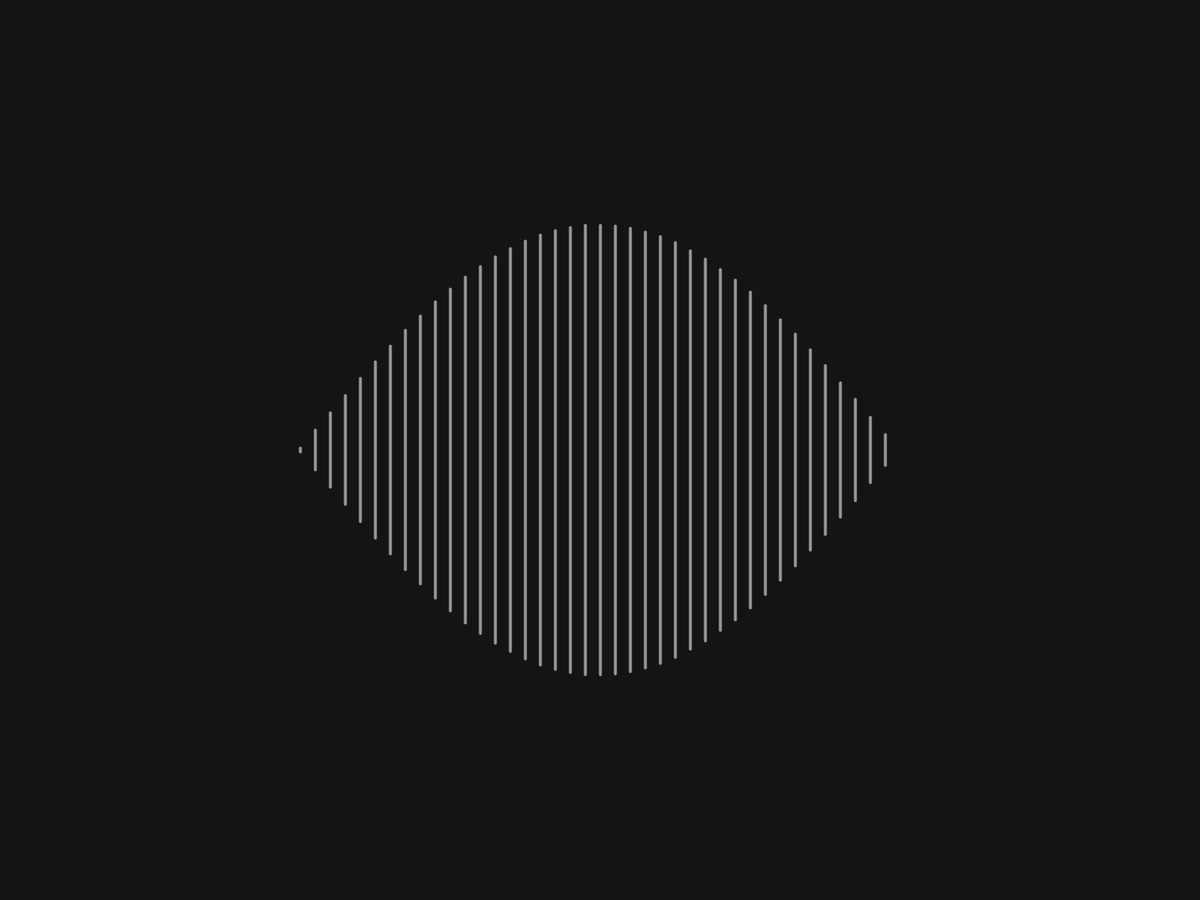
Frame 1 (no input)
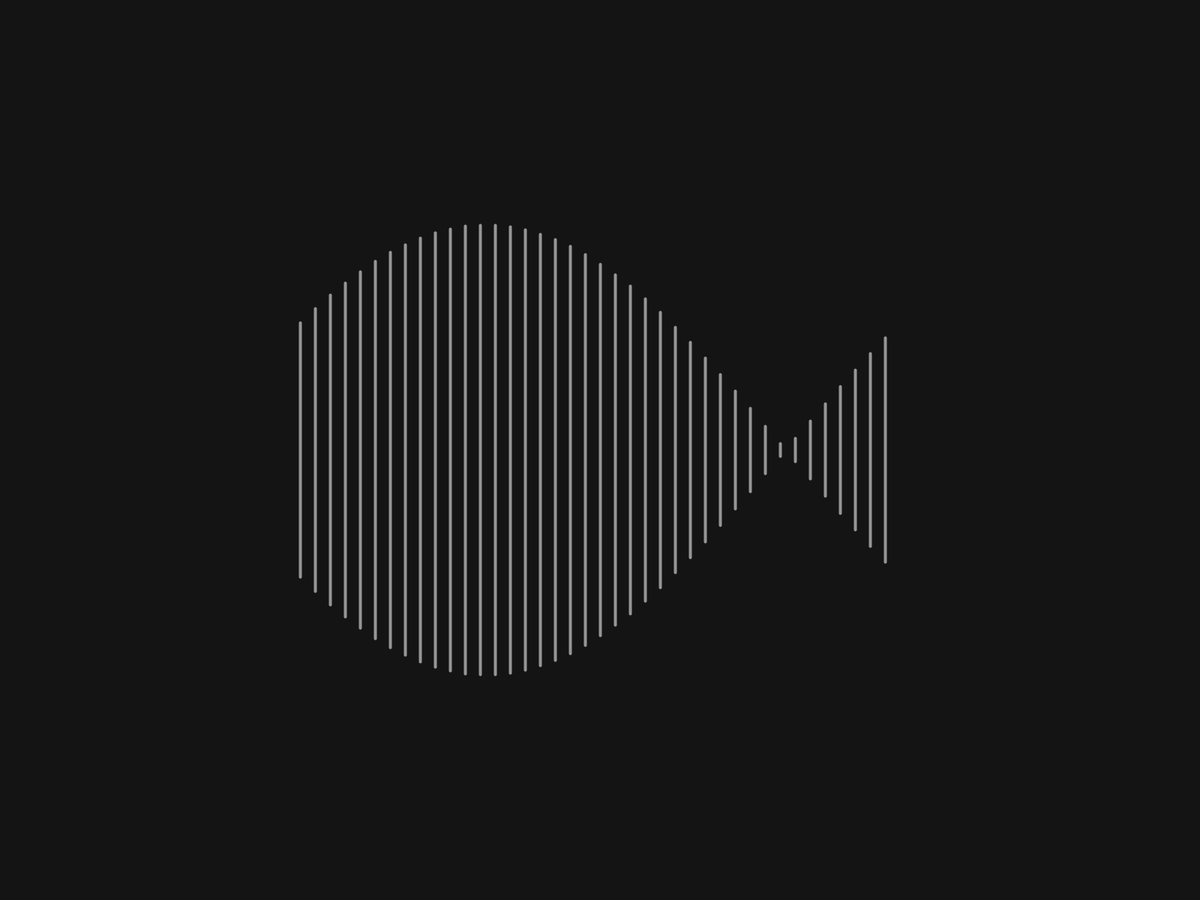
Frame 60 (the mouse pressed at the canvas centre just before this capture)
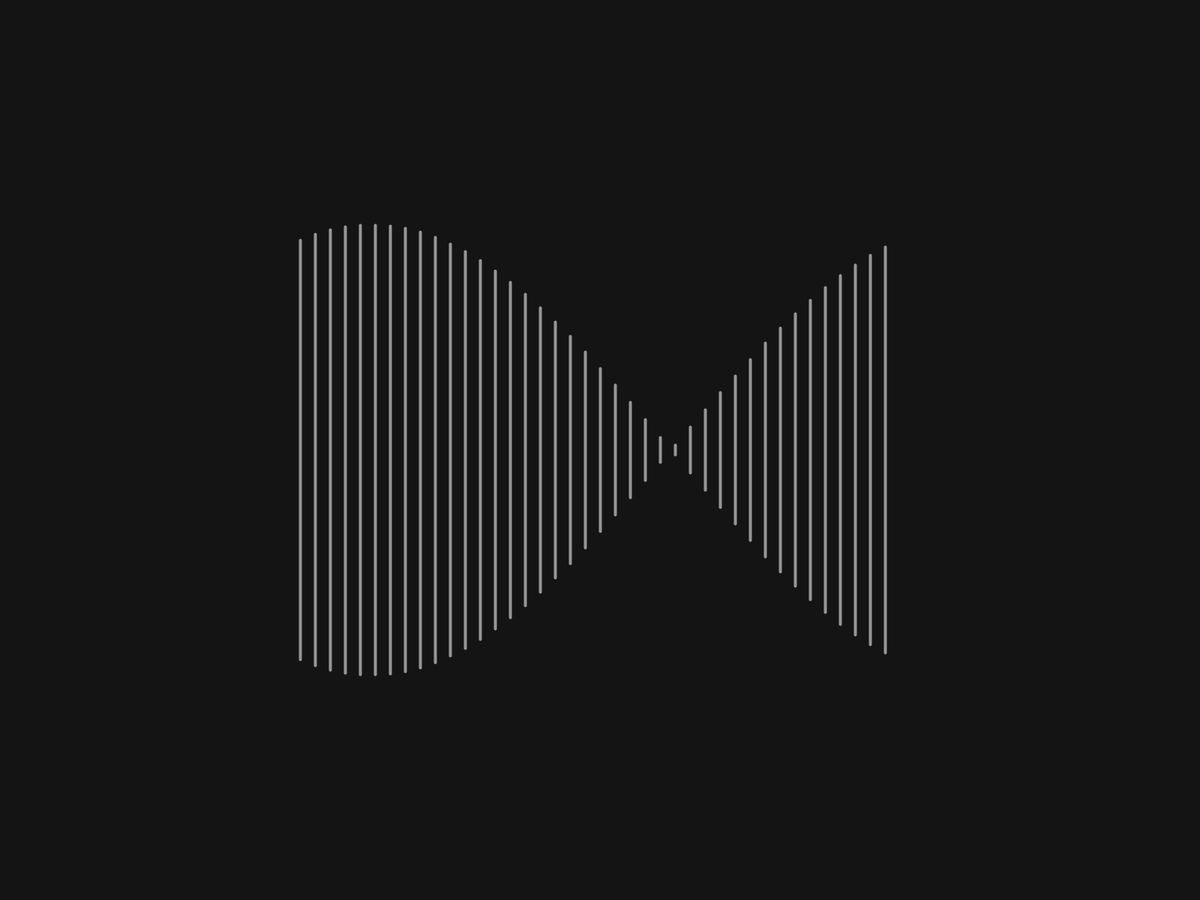
Frame 120 (the mouse held since frame 60 and released just before this capture)

The Processing sketch that drew these frames (run headless with seeded random() and noise(); from frame 60 on, the mouse is pressed at the canvas centre):

// Processing sketch: Sinewave2
// ── Sinewave2.pde
float lineCount;
float lineWidth;
float lineMargin;
float centerX, centerY;
float t = 0;
float leftBorder;
float upBorder;
float funcFactor;

float myFunc(float x) {
  return sin(x);
}

void setup() {
  fullScreen();
  noCursor();
  colorMode(HSB);
  
  strokeWeight(4);
  stroke(0,0,150);
  
  centerX = width/2;
  centerY = height/2;
  lineCount = 40;
  lineWidth = width * 0.5;
  lineMargin = lineWidth/lineCount;
  leftBorder = centerX - lineWidth/2;
  upBorder = centerY - lineWidth/2;
  funcFactor = height/4; //height*0.2;
}


void draw() {
  t+=0.01;
  background(0,0,20);
  
  for (float i = 0; i < lineCount; i++) {
    
    float tempX = leftBorder + i* lineMargin;
    float tempY = upBorder + i * lineMargin; 
    float tempI = PI*i/lineCount +t;
    //float tempColorAng = (3*(i/lineCount+t)*360/PI)%360;
    //stroke(tempColorAng,255,255);
    line(tempX, centerY-funcFactor*myFunc(tempI), tempX, centerY+funcFactor*myFunc(tempI));
    //line(centerX-funcFactor*myFunc(tempI), tempY , centerX+funcFactor*myFunc(tempI), tempY);
  }
  
}
